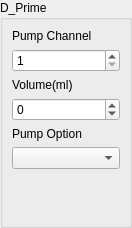
<?xml version="1.0" encoding="UTF-8"?>
<ui version="4.0">
 <class>DPrimeWidget</class>
 <widget class="QWidget" name="DPrimeWidget">
  <property name="geometry">
   <rect>
    <x>0</x>
    <y>0</y>
    <width>132</width>
    <height>228</height>
   </rect>
  </property>
  <property name="windowTitle">
   <string>Form</string>
  </property>
  <layout class="QGridLayout" name="gridLayout">
   <property name="leftMargin">
    <number>0</number>
   </property>
   <property name="topMargin">
    <number>0</number>
   </property>
   <property name="rightMargin">
    <number>0</number>
   </property>
   <property name="bottomMargin">
    <number>0</number>
   </property>
   <property name="spacing">
    <number>0</number>
   </property>
   <item row="0" column="0">
    <widget class="QGroupBox" name="groupBox">
     <property name="sizePolicy">
      <sizepolicy hsizetype="Minimum" vsizetype="Minimum">
       <horstretch>0</horstretch>
       <verstretch>0</verstretch>
      </sizepolicy>
     </property>
     <property name="title">
      <string>D_Prime</string>
     </property>
     <layout class="QVBoxLayout" name="verticalLayout_4">
      <item>
       <layout class="QVBoxLayout" name="verticalLayout">
        <item>
         <widget class="QLabel" name="label">
          <property name="text">
           <string>Pump Channel</string>
          </property>
         </widget>
        </item>
        <item>
         <widget class="QSpinBox" name="spinPumpChannel">
          <property name="buttonSymbols">
           <enum>QAbstractSpinBox::UpDownArrows</enum>
          </property>
          <property name="accelerated">
           <bool>true</bool>
          </property>
          <property name="minimum">
           <number>1</number>
          </property>
          <property name="maximum">
           <number>15</number>
          </property>
         </widget>
        </item>
       </layout>
      </item>
      <item>
       <layout class="QVBoxLayout" name="verticalLayout_2">
        <item>
         <widget class="QLabel" name="label_2">
          <property name="text">
           <string>Volume(ml)</string>
          </property>
         </widget>
        </item>
        <item>
         <widget class="QSpinBox" name="spinVolume">
          <property name="buttonSymbols">
           <enum>QAbstractSpinBox::UpDownArrows</enum>
          </property>
          <property name="accelerated">
           <bool>true</bool>
          </property>
          <property name="minimum">
           <number>-2147483647</number>
          </property>
          <property name="maximum">
           <number>2147483647</number>
          </property>
         </widget>
        </item>
       </layout>
      </item>
      <item>
       <layout class="QVBoxLayout" name="verticalLayout_3">
        <item>
         <widget class="QLabel" name="label_3">
          <property name="text">
           <string>Pump Option</string>
          </property>
         </widget>
        </item>
        <item>
         <widget class="QComboBox" name="comboOption"/>
        </item>
       </layout>
      </item>
      <item>
       <spacer name="verticalSpacer">
        <property name="orientation">
         <enum>Qt::Vertical</enum>
        </property>
        <property name="sizeHint" stdset="0">
         <size>
          <width>20</width>
          <height>40</height>
         </size>
        </property>
       </spacer>
      </item>
     </layout>
    </widget>
   </item>
  </layout>
 </widget>
 <resources/>
 <connections/>
</ui>
